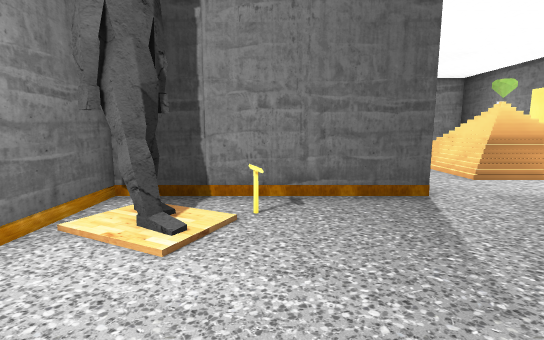
view 1 (above)

16 first-person views from a walk through a 3-D level made in the Unity game engine. The camera is 1.5 m above the floor, tilts 8° down and sees 85° across. Doors are open. The floor is counted in squares, 1 m on a side. Each view is taken from the middle of a square. On the plan, view 1 faces up. The plan holds only what a view shows up to about 15 squares ahead; the rest is blank. The player character is not drawn. Some surface patterns are stand-ins.

view 2
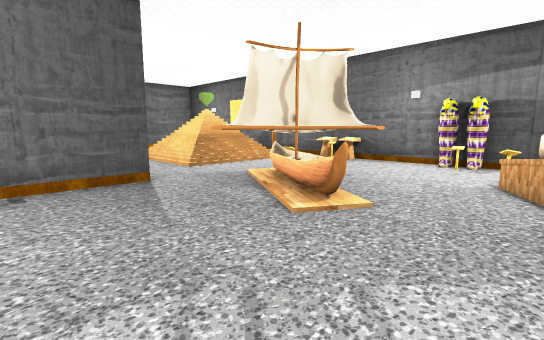

view 3
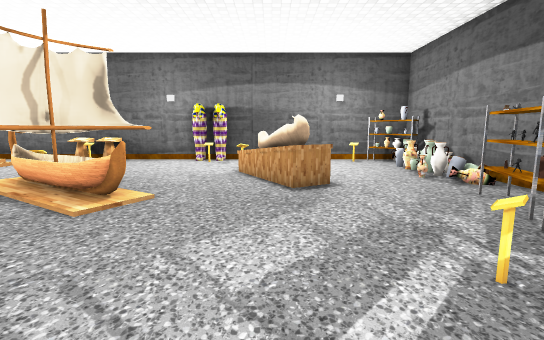

view 4
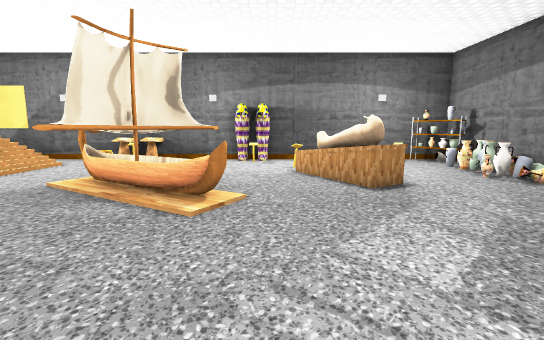

view 5
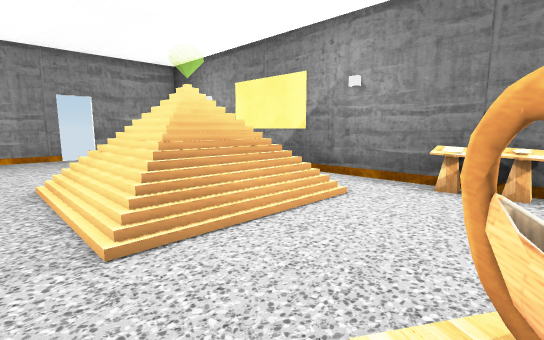

view 6
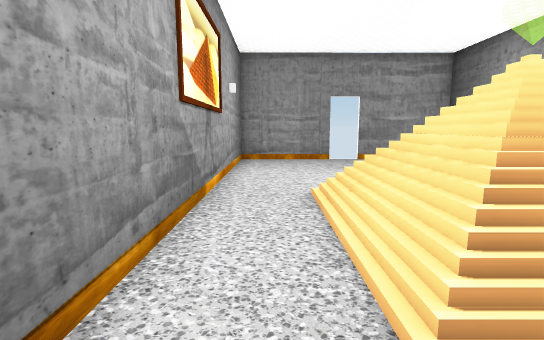

view 7
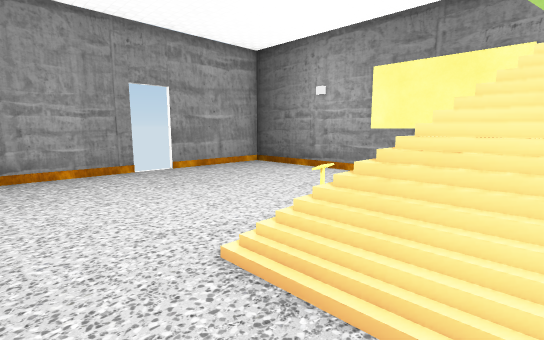

view 8
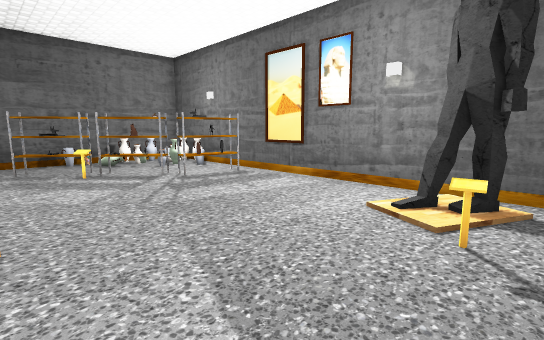

view 9
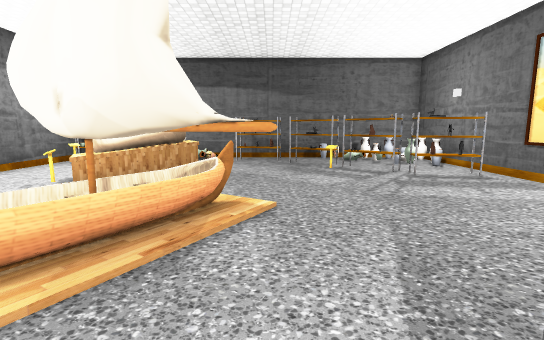

view 10
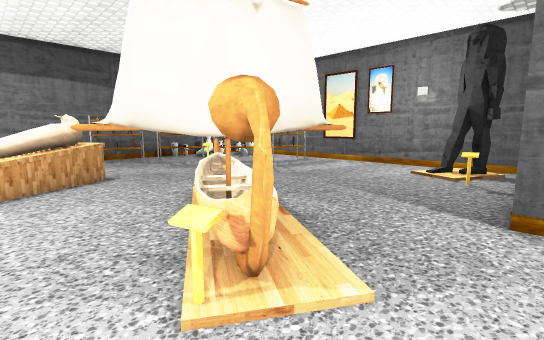

view 11
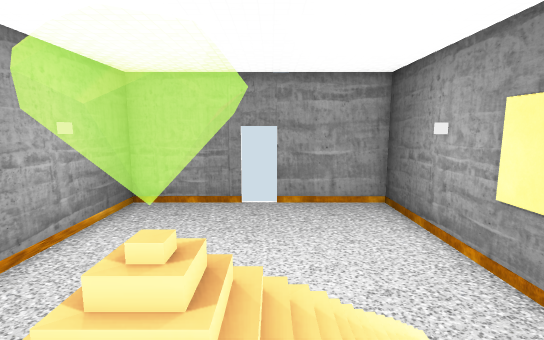

view 12
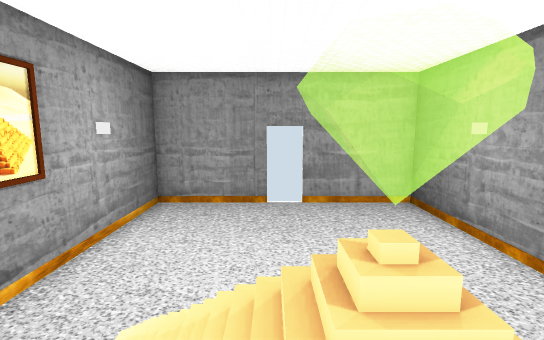

view 13
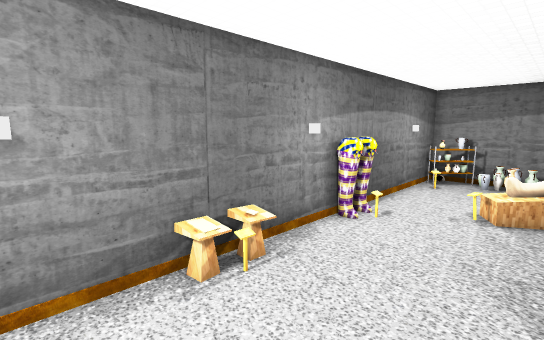

view 14
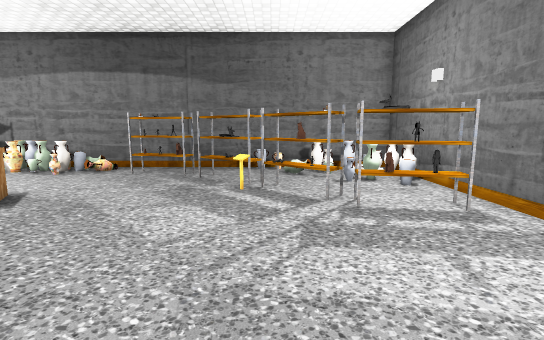

view 15
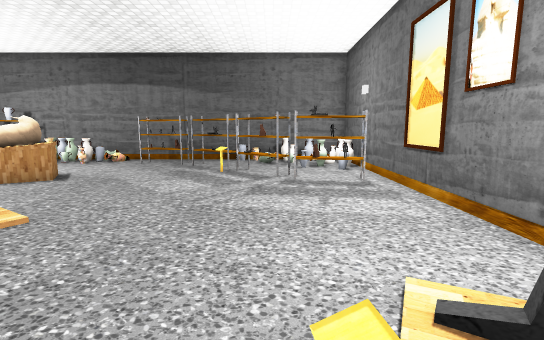

view 16
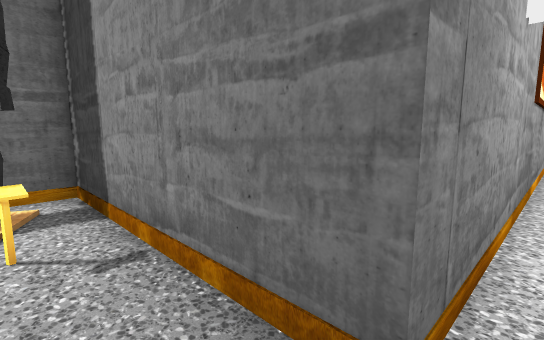

### Floor plan
Key: @ floor where view 1 was taken; # wall or solid block; x gap in a wall; . floor; / step, stairs or slope; D open door; = window, fence, low wall or low ledge; ^ raised ledge; O other object.
Columns run from 4 left of view 1 to 14 right of it. Each row starts with its distance up from view 1.
 22        #####DD#####
 21        #..........#
 20        #..........#
 19        #..........#
 18        #..........#
 17        #..........#
 16        #..........#
 15        #..........#
 14        #..//==//..#
 13        #..//  //  #
 12        #../////   #
 11        #..//     .#
 10        #..///// ..#
  9        #..//////..#
  8        #..........#
  7 ########.........O
  6 #...............=O
  5 #xO.=......O.....O
  4 #OO/....OOOO......#
  3 #.........OO......#
  2 #........OOOO....#
  1 #........O......=#
  0 #...@............#
 -1 #............^=...#
 -2 ##.........##=^...#
 -3 ###O ......#  ....#
 -4   ####=...........#
 -5      ##...........#
 -6       ###.......=#
 -7         ###.###=##
 -8         ####=#####
 -9                 ###

Where each view was taken, in squares from view 1:
view 1: 0 up, 0 right, facing up
view 2: 2 down, 0 right, facing up-right
view 3: 2 down, 1 left, facing right
view 4: 0 up, 1 left, facing right
view 5: 5 up, 5 right, facing up-right
view 6: 7 up, 5 right, facing up
view 7: 11 up, 4 right, facing up-right
view 8: 6 up, 4 right, facing down-left
view 9: 7 up, 4 right, facing down
view 10: 7 up, 9 right, facing down-left
view 11: 10 up, 9 right, facing up
view 12: 10 up, 8 right, facing up
view 13: 10 up, 8 right, facing down-right
view 14: 3 up, 1 right, facing down
view 15: 6 up, 0 right, facing down
view 16: 5 up, 4 right, facing up-left
